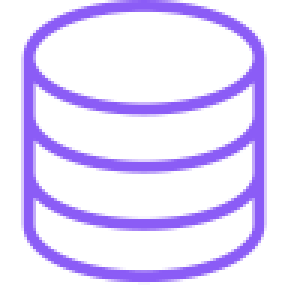
#> input picture icons/db_gear_purple.png, 96 x 96 px (shown 3 times larger)
$ python draw_architecture_v3.py
#> lines starting #> are read from the running program, lines starting #| are printed output that depends on the picture
import matplotlib.pyplot as plt
from matplotlib.patches import FancyBboxPatch
import matplotlib.image as mpimg
from matplotlib.offsetbox import OffsetImage, AnnotationBbox

fig, ax = plt.subplots(figsize=(15, 8))
ax.set_xlim(0, 1)
ax.set_ylim(0, 1)
ax.axis('off')

# Title
plt.text(0.5, 0.95, "System Architecture: Amphibian Extinction Risk Prediction Pipeline",
         fontsize=20, fontweight='bold', ha='center', va='center', color="#0f172a", fontfamily='sans-serif')
plt.text(0.5, 0.88, "A high-level overview of the end-to-end machine learning pipeline",
         fontsize=14, ha='center', va='center', color="#64748b", fontfamily='sans-serif')

def add_icon(ax, path, xy, zoom=0.5):
#> called with path = 'icons/db_gear_purple.png', xy = (0.15, 0.74), zoom = 0.6
    try:
        img = mpimg.imread(path)
#> img is the input picture: shape (96, 96, 4) float32; mean R, G, B, A 0.157, 0.102, 0.276, 0.222
        imagebox = OffsetImage(img, zoom=zoom)
        imagebox.image.axes = ax
        ab = AnnotationBbox(imagebox, xy, frameon=False, pad=0)
        ax.add_artist(ab)
    except Exception as e:
        print(f"Failed to load icon {path}: {e}")

# Define top row nodes (light grey backgrounds with colored borders)
top_nodes = [
    ("Data Processing Pipeline", (0.15, 0.62), 0.22, 0.08, "#f8fafc", "#e2e8f0"),
    ("Imputation & Scaling", (0.40, 0.62), 0.22, 0.08, "#f8fafc", "#e2e8f0"),
    ("SMOTE Oversampling", (0.65, 0.62), 0.22, 0.08, "#f8fafc", "#e2e8f0"),
    ("Evaluation & Visualization\nLayer", (0.88, 0.62), 0.20, 0.08, "#f8fafc", "#e2e8f0"),
]

# Top icons above the top nodes
add_icon(ax, 'icons/db_gear_purple.png', (0.15, 0.74), zoom=0.6)
add_icon(ax, 'icons/table_gear_green.png', (0.40, 0.74), zoom=0.6)
#> call 2 of add_icon, with path = 'icons/table_gear_green.png', xy = (0.4, 0.74), zoom = 0.6
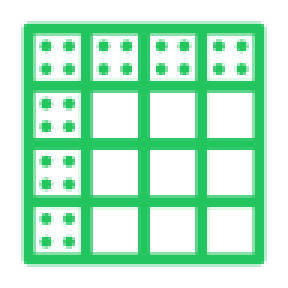
#> input picture icons/table_gear_green.png, 96 x 96 px (shown 3 times larger)
#> in add_icon, img is the input picture: shape (96, 96, 4) float32; mean R, G, B, A 0.0559, 0.326, 0.155, 0.331
add_icon(ax, 'icons/network_blue.png', (0.65, 0.74), zoom=0.6)
#> call 3 of add_icon, with path = 'icons/network_blue.png', xy = (0.65, 0.74), zoom = 0.6
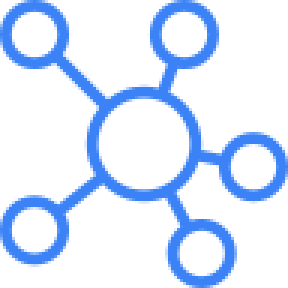
#> input picture icons/network_blue.png, 96 x 96 px (shown 3 times larger)
#> in add_icon, img is the input picture: shape (96, 96, 4) float32; mean R, G, B, A 0.057, 0.129, 0.243, 0.196
add_icon(ax, 'icons/dashboard_orange.png', (0.88, 0.74), zoom=0.6)
#> call 4 of add_icon, with path = 'icons/dashboard_orange.png', xy = (0.88, 0.74), zoom = 0.6
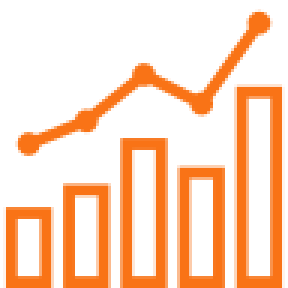
#> input picture icons/dashboard_orange.png, 96 x 96 px (shown 3 times larger)
#> in add_icon, img is the input picture: shape (96, 96, 4) float32; mean R, G, B, A 0.327, 0.15, 0.0286, 0.269

# Define bottom large boxes
bottom_boxes = [
    ("Merge &\nRaster Sampling\n\n-------------\n\nFeature\nEngineering", (0.15, 0.25), 0.22, 0.40, "#faf5ff", "#c084fc", 'icons/table_stars_purple.png', 'icons/gear_purple.png'),
    ("Data Splitting\n\n-------------\n\nImputation &\nScaling", (0.40, 0.25), 0.22, 0.40, "#f0fdf4", "#4ade80", 'icons/table_green.png', 'icons/sliders_green.png'),
    ("Model Training\nLayer\n\n-------------\n\nSMOTE\nOversampling", (0.65, 0.25), 0.22, 0.40, "#eff6ff", "#60a5fa", 'icons/nodes_blue.png', 'icons/brain_blue.png'),
    ("Feature Importance,\n\nGeographic Risk Maps,\n\nROC-AUC Curves,\n\nDataset Schema &\n\nConfusion Matrix", (0.88, 0.25), 0.20, 0.40, "#fff7ed", "#fb923c", 'icons/chart_orange.png', None),
]

for text, (x, y), w, h, fc, ec in top_nodes:
    box = FancyBboxPatch((x - w/2, y - h/2), w, h,
                         boxstyle="round,pad=0.02,rounding_size=0.05",
                         fc=fc, ec=ec, lw=1)
    ax.add_patch(box)
    ax.text(x, y, text, ha='center', va='center', fontsize=11, fontweight='bold', color="#0f172a")

for text, (x, y), w, h, fc, ec, icon1, icon2 in bottom_boxes:
    box = FancyBboxPatch((x - w/2, y - h/2), w, h,
                         boxstyle="round,pad=0.02,rounding_size=0.05",
                         fc=fc, ec=ec, lw=1.5)
    ax.add_patch(box)

    # We draw text differently based on content to simulate the icons and dividers
    lines = text.split('\n\n-------------\n\n')
    if len(lines) == 2:
        if icon1: add_icon(ax, icon1, (x, y + 0.15), zoom=0.5)
        ax.text(x, y + 0.06, lines[0], ha='center', va='center', fontsize=11, fontweight='bold', color="#0f172a")

        ax.plot([x - w/2 + 0.02, x + w/2 - 0.02], [y, y], color=ec, linestyle='--', lw=1)

        if icon2: add_icon(ax, icon2, (x, y - 0.07), zoom=0.5)
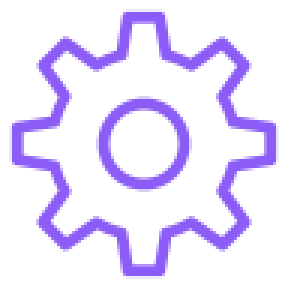
#> input picture icons/gear_purple.png, 96 x 96 px (shown 3 times larger)
#> in add_icon, img is the input picture: shape (96, 96, 4) float32; mean R, G, B, A 0.133, 0.086, 0.233, 0.182
        ax.text(x, y - 0.15, lines[1], ha='center', va='center', fontsize=11, fontweight='bold', color="#0f172a")
    else:
        if icon1: add_icon(ax, icon1, (x, y + 0.13), zoom=0.5)
        ax.text(x, y - 0.05, text, ha='center', va='center', fontsize=10, fontweight='bold', color="#0f172a")

# Draw arrows between top nodes
arrow_kwargs = dict(arrowstyle="-|>,head_width=0.3,head_length=0.4", lw=2, color="#0f172a")
#> arrow_kwargs = {'arrowstyle': '-|>,head_width=0.3,head_length=0.4', 'lw': 2, 'color': '#0f172a'}
ax.annotate("", xy=(0.28, 0.62), xytext=(0.27, 0.62), arrowprops=arrow_kwargs)
ax.annotate("", xy=(0.53, 0.62), xytext=(0.52, 0.62), arrowprops=arrow_kwargs)
ax.annotate("", xy=(0.77, 0.62), xytext=(0.76, 0.62), arrowprops=arrow_kwargs)

# Draw arrows from top to bottom
ax.annotate("", xy=(0.15, 0.46), xytext=(0.15, 0.57), arrowprops=arrow_kwargs)
ax.annotate("", xy=(0.40, 0.46), xytext=(0.40, 0.57), arrowprops=arrow_kwargs)
ax.annotate("", xy=(0.65, 0.46), xytext=(0.65, 0.57), arrowprops=arrow_kwargs)
ax.annotate("", xy=(0.88, 0.46), xytext=(0.88, 0.57), arrowprops=arrow_kwargs)


plt.savefig("outputs/architecture.png", dpi=300, bbox_inches='tight')
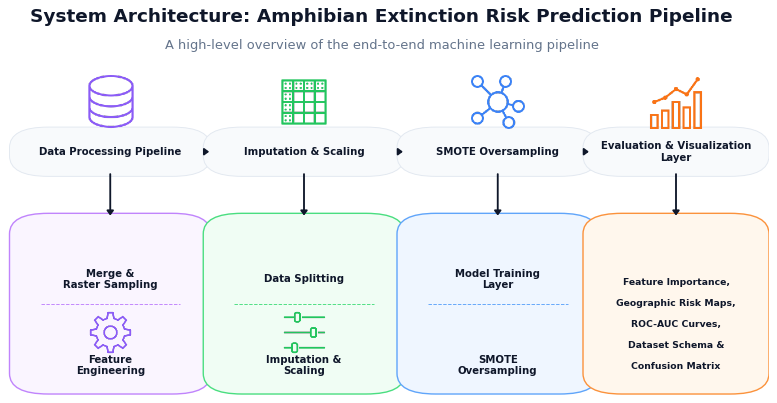
#> figure drawn by matplotlib, 1 panel
print("Architecture matched to user specification exactly with icons added.")
